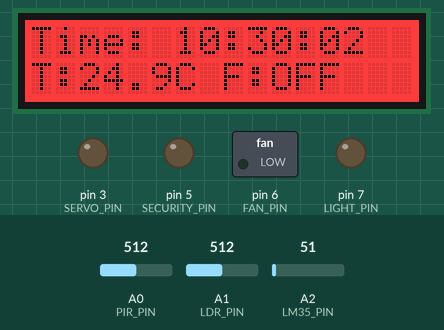
A sketch run on a simulated Arduino Uno, built with avr-gcc and run on an emulated ATmega328P. On the bench: 16×2 character LCD, switched loads named in the sketch (green lamp = pin HIGH), output pins drawn as LEDs (lit = HIGH). The test bench sets the inputs (shaded band); at power-on: A2 (LM35_PIN) = 51, A0 (PIR_PIN) = 512, A1 (LDR_PIN) = 512. What the sketch prints to the serial monitor is not drawn.

Above: at 2.8 s.
2.9 s: A2 (LM35_PIN) set to 64
At 5.4 s:
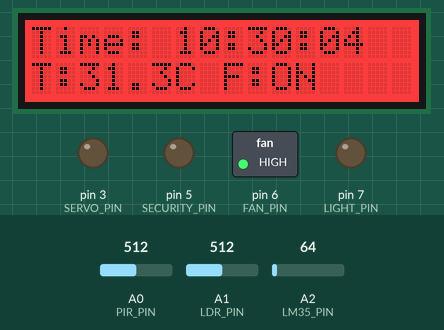
7.1 s: A0 (PIR_PIN) set to 529
At 8.7 s:
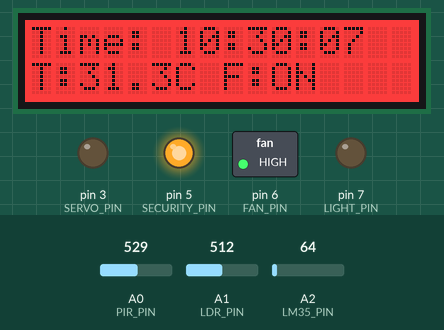
11.3 s: A2 (LM35_PIN) set to 30
At 13.1 s:
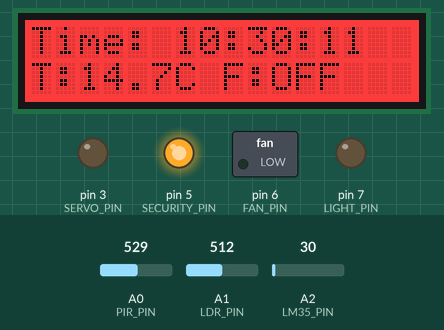
15.5 s: A2 (LM35_PIN) set to 23
At 16.0 s:
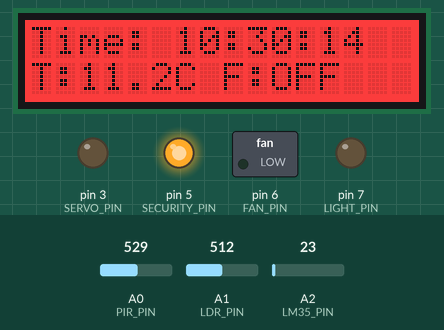
18.0 s: A2 (LM35_PIN) set to 19
At 19.5 s:
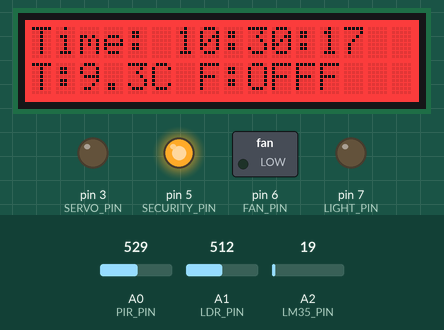
22.2 s: A0 (PIR_PIN) set to 511
At 23.8 s:
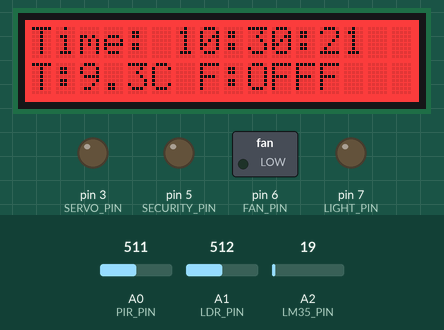
Timing chart, 0 to 25.3 s (numbered marks = the images above; inputs shaded):
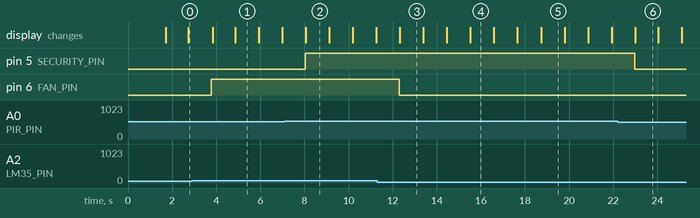

The sketch:

smart_home_hardware.ino
```cpp
#include <Wire.h>
#include "DFRobot_RGBLCD1602.h"
#include <RTClib.h>
const int colorR = 255;
const int colorG = 0;
const int colorB = 0;

// --- Pin Definitions ---
int LIGHT_PIN    = 7;    // LED = light/motor
int SECURITY_PIN = 5;    // LED = security alarm
int LDR_PIN      = A1;
int LM35_PIN     = A2;
int SERVO_PIN    = 3;    // LED = servo indicator
int FAN_PIN      = 6;    // LED = fan
int PIR_PIN      = A0;

// --- Thresholds ---
int LDR_THRESH = 20;
int PIR_THRESH = 512;

// --- LCD ---
DFRobot_RGBLCD1602 lcd(/*RGBAddr*/0x60 ,/*lcdCols*/16,/*lcdRows*/2);

// --- Variables ---
int ldrState, pirState, lm35_reading;
float temperature, voltage;

// --- Simulated Time ---
int sim_hours   = 10;
int sim_minutes = 30;
int sim_seconds = 0;
unsigned long lastTick = 0;

void updateSimTime() {
  if (millis() - lastTick >= 1000) {
    lastTick = millis();
    sim_seconds++;
    if (sim_seconds >= 60) { sim_seconds = 0; sim_minutes++; }
    if (sim_minutes >= 60) { sim_minutes = 0; sim_hours++;   }
    if (sim_hours   >= 24) { sim_hours   = 0;                }
  }
}

void setup() {
  Serial.begin(9600);
lcd.init();
lcd.setRGB(colorR, colorG, colorB);

    // Print a message to the LCD.
    lcd.print("hello, world!");
  pinMode(LIGHT_PIN,    OUTPUT);
  pinMode(SECURITY_PIN, OUTPUT);
  pinMode(FAN_PIN,      OUTPUT);
  pinMode(SERVO_PIN,    OUTPUT);

  digitalWrite(LIGHT_PIN,    LOW);
  digitalWrite(SECURITY_PIN, LOW);
  digitalWrite(FAN_PIN,      LOW);
  digitalWrite(SERVO_PIN,    LOW);

  lcd.init();
  //lcd.backlight();

  lcd.setCursor(0, 0);
  lcd.print("System Ready");
  delay(1500);
  lcd.clear();
}

void loop() {
  updateSimTime();

  ldrState = analogRead(LDR_PIN);
  pirState = analogRead(PIR_PIN);

  // --- Light/Motor LED ---
  if ((sim_hours > 18 || (sim_hours == 18 && sim_minutes >= 30)) ||
       sim_hours < 9) {
    digitalWrite(LIGHT_PIN, HIGH);   // ON = night time
  } else {
    digitalWrite(LIGHT_PIN, LOW);    // OFF = day time
  }

  // --- Servo LED ---
  if (sim_hours >= 18 || sim_hours < 8) {
    digitalWrite(SERVO_PIN, HIGH);   // ON = gate closed (night)
  } else {
    digitalWrite(SERVO_PIN, LOW);    // OFF = gate open (day)
  }

  // --- Security LED ---
  if ((ldrState < LDR_THRESH) || (pirState > PIR_THRESH)) {
    digitalWrite(SECURITY_PIN, HIGH);
  } else {
    digitalWrite(SECURITY_PIN, LOW);
  }

  // --- Temperature & Fan LED ---
  lm35_reading = analogRead(LM35_PIN);
  voltage      = lm35_reading * (5.0 / 1023.0);
  temperature  = voltage * 100;
  bool fan     = (temperature > 28);
  digitalWrite(FAN_PIN, fan);

  // --- LCD Row 0: Time ---
  lcd.setCursor(0, 0);
  lcd.print("Time: ");
  if (sim_hours   < 10) lcd.print("0");
  lcd.print(sim_hours);
  lcd.print(":");
  if (sim_minutes < 10) lcd.print("0");
  lcd.print(sim_minutes);
  lcd.print(":");
  if (sim_seconds < 10) lcd.print("0");
  lcd.print(sim_seconds);

  // --- LCD Row 1: Temp + Fan ---
  lcd.setCursor(0, 1);
  lcd.print("T:");
  lcd.print(temperature, 1);
  lcd.print("C F:");
  lcd.print(fan ? "ON " : "OFF");

  // --- Serial Debug ---
  Serial.print("Time: ");
  if (sim_hours   < 10) Serial.print("0");
  Serial.print(sim_hours);   Serial.print(":");
  if (sim_minutes < 10) Serial.print("0");
  Serial.print(sim_minutes); Serial.print(":");
  if (sim_seconds < 10) Serial.print("0");
  Serial.println(sim_seconds);

  Serial.print("Temp: ");     Serial.print(temperature, 1);
  Serial.print("C | Fan: ");  Serial.print(fan ? "ON" : "OFF");
  Serial.print(" | Light: "); Serial.print(digitalRead(LIGHT_PIN)     ? "ON"     : "OFF");
  Serial.print(" | Servo: "); Serial.print(digitalRead(SERVO_PIN)     ? "CLOSED" : "OPEN");
  Serial.print(" | LDR: ");   Serial.print(ldrState);
  Serial.print(" | PIR: ");   Serial.print(pirState);
  Serial.print(" | Alarm: "); Serial.println(digitalRead(SECURITY_PIN) ? "ALERT"  : "OK");

  delay(1000);
}
```

Measured:
- the behaviour switches between 57 and 58 on A2 (LM35_PIN) (found by bisection; images 0 and 1)
- the behaviour switches between 512 and 513 on A0 (PIR_PIN) (found by bisection; images 1 and 2)
- the behaviour switches between 21 and 20 on A2 (LM35_PIN) (found by bisection; images 4 and 5)
- after the input at 2.9 s, pin 6 (FAN_PIN): LOW → HIGH after 0.88 s; the display: first changes after 0.95 s (image 1 shows a later state)
- after the input at 7.1 s, pin 5 (SECURITY_PIN): LOW → HIGH after 0.94 s
- after the input at 11.3 s, pin 6 (FAN_PIN): HIGH → LOW after 1.0 s; the display: changes after 1.0 s (image 3)
- after the input at 18.0 s, the display: changes after 0.74 s (image 5)
- after the input at 22.2 s, pin 5 (SECURITY_PIN): HIGH → LOW after 0.78 s
